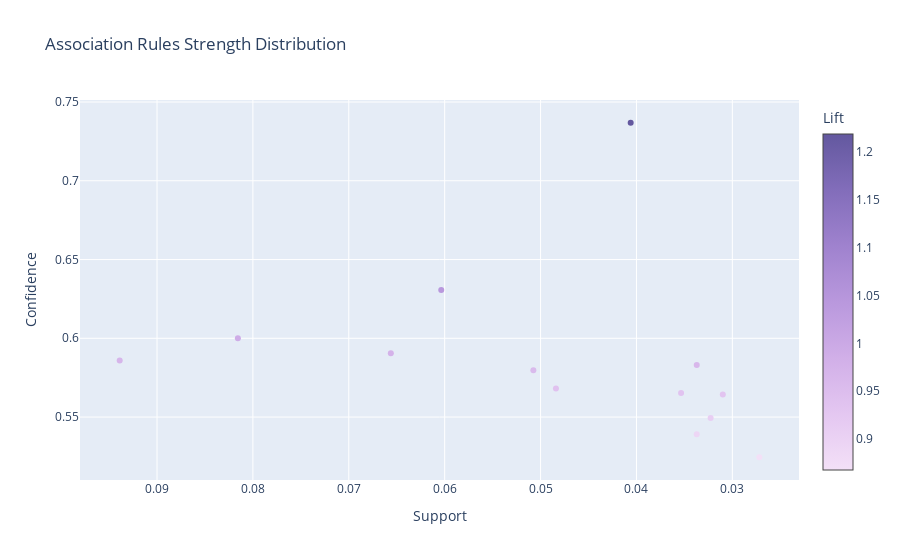
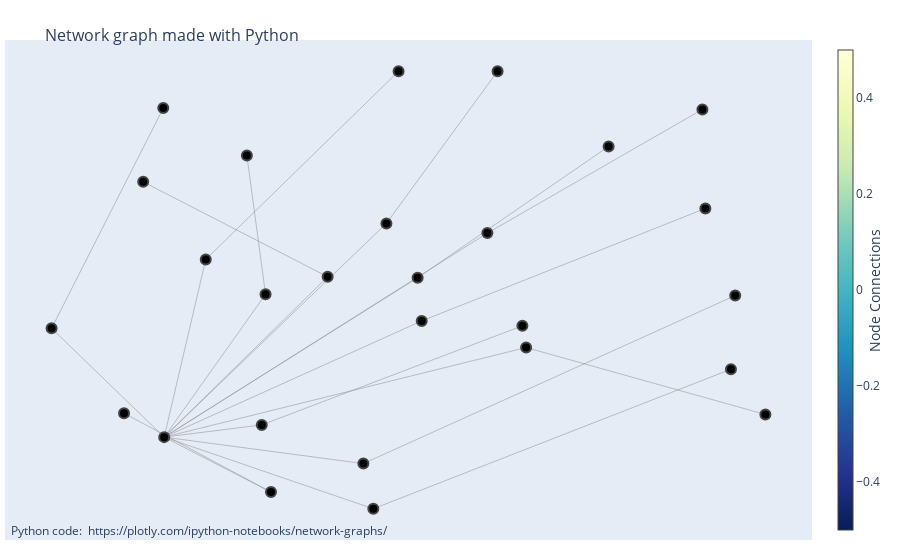

Notebook code for these charts, in order:
### Code cell
PyARMViz.metadata_scatter_plot(rules)
PyARMViz.adjacency_graph_plotly(rules)

### Figure 1 — Plotly figure (JSON) as saved in the notebook; plotly's stock layout.template omitted (floating-point values rounded to 4 significant figures)
{"data": [{"marker": {"color": [0.9646, 0.8919, 0.9694, 0.9398, 0.959, 0.935, 1.043, 0.9088, 0.9926, 0.9769, 0.9336, 0.8676, 1.219], "colorbar": {"title": {"text": "Lift"}}, "colorscale": [[0, "rgb(243, 224, 247)"], [0.1667, "rgb(228, 199, 241)"], [0.3333, "rgb(209, 175, 232)"], [0.5, "rgb(185, 152, 221)"], [0.6667, "rgb(159, 130, 206)"], [0.8333, "rgb(130, 109, 186)"], [1, "rgb(99, 88, 159)"]]}, "mode": "markers", "text": ["('Alfajores',) => ('Coffee',), Lift: 0.9645603530523139", "('Brownie',) => ('Coffee',), Lift: 0.8918688481846033", "('Cake',) => ('Coffee',), Lift: 0.9693589856655382", "('Cookies',) => ('Coffee',), Lift: 0.9397677756866247", "('Hot chocolate',) => ('Coffee',), Lift: 0.9589987614888208", "('Juice',) => ('Coffee',), Lift: 0.9350237924516004", "('Medialuna',) => ('Coffee',), Lift: 1.0433198173640452", "('Muffin',) => ('Coffee',), Lift: 0.9088289188738964", "('Pastry',) => ('Coffee',), Lift: 0.9925637181409296", "('Sandwich',) => ('Coffee',), Lift: 0.9769115442278861", "('Scone',) => ('Coffee',), Lift: 0.9335995368652308", "('Soup',) => ('Coffee',), Lift: 0.8676256277455678", "('Toast',) => ('Coffee',), Lift: 1.218937899471317"], "type": "scatter", "x": [0.03371, 0.03371, 0.09389, 0.0484, 0.05075, 0.03535, 0.06036, 0.03226, 0.08157, 0.06562, 0.031, 0.02719, 0.0406], "y": [0.5831, 0.5391, 0.586, 0.5681, 0.5797, 0.5652, 0.6307, 0.5494, 0.6, 0.5905, 0.5644, 0.5245, 0.7368]}], "layout": {"title": {"text": "Association Rules Strength Distribution"}, "xaxis": {"autorange": "reversed", "title": {"text": "Support"}}, "yaxis": {"title": {"text": "Confidence"}}}}

### Figure 2 — Plotly figure (JSON) as saved in the notebook; plotly's stock layout.template omitted (floating-point values rounded to 4 significant figures)
{"data": [{"hoverinfo": "none", "line": {"color": "#888", "width": 0.5}, "mode": "lines", "type": "scatter", "x": [-0.09483, -0.5776, null, 0.8064, -0.09483, null, -0.4768, -0.5776, null, -0.009507, -0.4768, null, 0.0466, -0.5776, null, 0.7341, 0.0466, null, 0.03669, -0.5776, null, 0.4996, 0.03669, null, -0.07071, -0.5776, null, 0.796, -0.07071, null, -0.3319, -0.5776, null, -0.3771, -0.3319, null, -0.039, -0.5776, null, 0.2304, -0.039, null, -0.8504, -0.5776, null, -0.5798, -0.8504, null, 0.2996, -0.5776, null, 0.8795, 0.2996, null, 0.2057, -0.5776, null, 0.7269, 0.2057, null, -0.1814, -0.5776, null, -0.6284, -0.1814, null, -0.3411, -0.5776, null, 0.2906, -0.3411, null, -0.3187, -0.5776, null, -0.6749, -0.3187, null], "y": [-0.796, -0.6765, null, -0.03709, -0.796, null, 0.1262, -0.6765, null, 0.9761, 0.1262, null, -0.1516, -0.6765, null, 0.3564, -0.1516, null, 0.04321, -0.6765, null, 0.6365, 0.04321, null, -1, -0.6765, null, -0.3698, -1, null, -0.03153, -0.6765, null, 0.5951, -0.03153, null, 0.2889, -0.6765, null, 0.9761, 0.2889, null, -0.1851, -0.6765, null, 0.8098, -0.1851, null, -0.2716, -0.6765, null, -0.5742, -0.2716, null, 0.2451, -0.6765, null, 0.8037, 0.2451, null, 0.04791, -0.6765, null, 0.4765, 0.04791, null, -0.6213, -0.6765, null, -0.1735, -0.6213, null, -0.9247, -0.6765, null, -0.5686, -0.9247, null]}, {"hoverinfo": "text", "marker": {"color": [], "colorbar": {"thickness": 15, "title": {"side": "right", "text": "Node Connections"}, "xanchor": "left"}, "colorscale": [[0, "rgb(255,255,217)"], [0.125, "rgb(237,248,177)"], [0.25, "rgb(199,233,180)"], [0.375, "rgb(127,205,187)"], [0.5, "rgb(65,182,196)"], [0.625, "rgb(29,145,192)"], [0.75, "rgb(34,94,168)"], [0.875, "rgb(37,52,148)"], [1, "rgb(8,29,88)"]], "line": {"width": 2}, "reversescale": true, "showscale": true, "size": 10}, "mode": "markers", "text": ["0", "Alfajores", "Coffee", "1", "Brownie", "2", "Cake", "3", "Cookies", "4", "Hot chocolate", "5", "Juice", "6", "Medialuna", "7", "Muffin", "8", "Pastry", "9", "Sandwich", "10", "Scone", "11", "Soup", "12", "Toast"], "type": "scatter", "x": [-0.09483, 0.8064, -0.5776, -0.4768, -0.009507, 0.0466, 0.7341, 0.03669, 0.4996, -0.07071, 0.796, -0.3319, -0.3771, -0.039, 0.2304, -0.8504, -0.5798, 0.2996, 0.8795, 0.2057, 0.7269, -0.1814, -0.6284, -0.3411, 0.2906, -0.3187, -0.6749], "y": [-0.796, -0.03709, -0.6765, 0.1262, 0.9761, -0.1516, 0.3564, 0.04321, 0.6365, -1, -0.3698, -0.03153, 0.5951, 0.2889, 0.9761, -0.1851, 0.8098, -0.2716, -0.5742, 0.2451, 0.8037, 0.04791, 0.4765, -0.6213, -0.1735, -0.9247, -0.5686]}], "layout": {"annotations": [{"showarrow": false, "text": "Python code: <a href='https://plotly.com/ipython-notebooks/network-graphs/'> https://plotly.com/ipython-notebooks/network-graphs/</a>", "x": 0.005, "xref": "paper", "y": -0.002, "yref": "paper"}], "hovermode": "closest", "margin": {"b": 20, "l": 5, "r": 5, "t": 40}, "showlegend": false, "title": {"font": {"size": 16}, "text": "<br>Network graph made with Python"}, "xaxis": {"showgrid": false, "showticklabels": false, "zeroline": false}, "yaxis": {"showgrid": false, "showticklabels": false, "zeroline": false}}}
